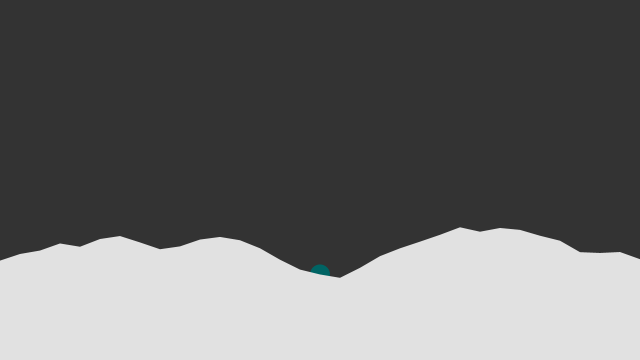
Frame 1 (no input)
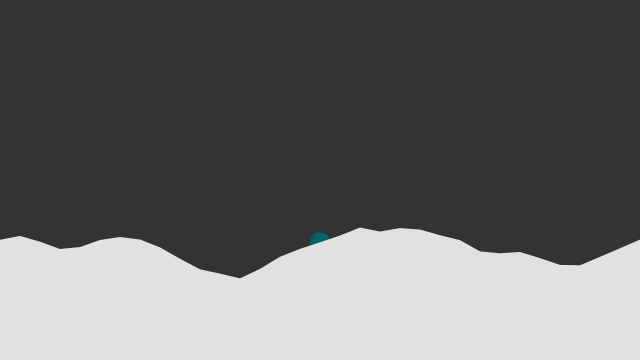
Frame 60 (the mouse pressed at the canvas centre just before this capture)
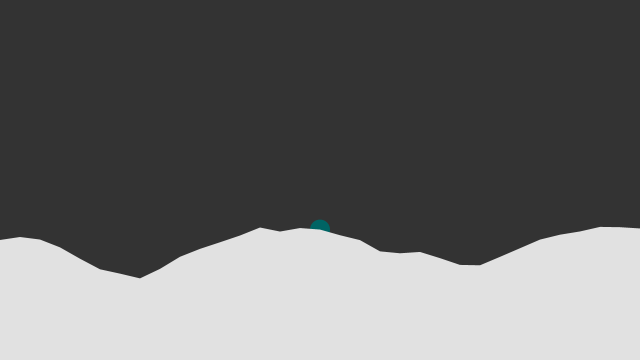
Frame 120 (the mouse held since frame 60 and released just before this capture)

The Processing sketch that drew these frames (run headless with seeded random() and noise(); from frame 60 on, the mouse is pressed at the canvas centre):

// Processing sketch: noisewave
// ── noisewave.pde
float xoff=0;
float inc=0;
void setup(){
  size(640,360); 
}
void draw(){
  background(51);
  inc=0;
  beginShape();
  for(float x=0; x<=width; x+=20){
    float y=map(noise(xoff+inc),0,1,200,300);
    vertex(x,y);
    if(x == width/2){
     noStroke();
     fill(0,100,100);
     ellipse(x,y,20,20); 
    }
    fill(225);
    inc=inc+0.12;    
  } 
  vertex(width,height);
  vertex(0,height);
  endShape();
  
  xoff=xoff+0.01;
}
